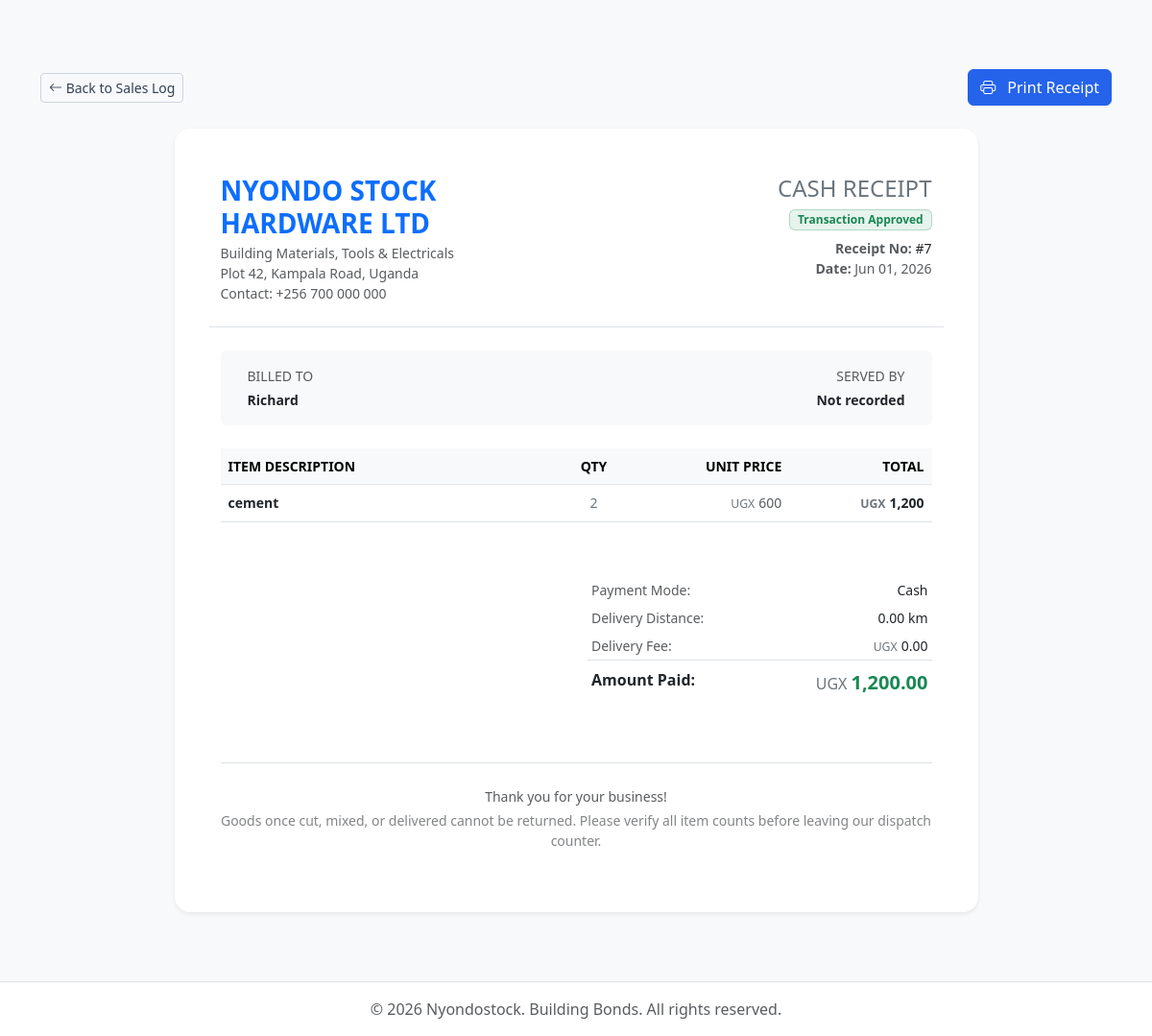
Screenshot of /receipt/7/ with the database file from the repository.
### finance/models.py (models this page shows, shortened)
class Sale(models.Model):
    staff = models.ForeignKey(
        Staff,
        on_delete=models.SET_NULL,
        null=True,
        blank=True,
        related_name='sales',
        db_column='customer_id'
    )
    customer_name = models.CharField(max_length=255, null=True, blank=True)
    stock = models.ForeignKey(Stock, on_delete=models.SET_NULL, null=True)
    quantity_sold = models.IntegerField()
    delivery_distance = models.DecimalField(max_digits=6, decimal_places=2, default=Decimal('0.00'), null=True, blank=True)
    delivery_fee = models.DecimalField(max_digits=20, decimal_places=2, default=Decimal('0.00'))
    date = models.DateField(auto_now_add=True)
    unit_price = models.DecimalField(max_digits=20, decimal_places=2, null=True, blank=True)
    expense_amount = models.DecimalField(max_digits=20, decimal_places=2, default=Decimal('0.00'))
    net_profit = models.DecimalField(max_digits=20, decimal_places=2, default=Decimal('0.00'))
    @property
    def total_revenue(self):
        return (self.unit_price or Decimal('0.00')) * Decimal(self.quantity_sold or 0)
    @property
    def total_amount_due(self):
        return self.total_revenue + (self.delivery_fee or Decimal('0.00'))

### stock/models.py (models this page shows, shortened)
class Stock(models.Model):
    STOCK_CHOICES = [
      ('hammers', 'Hammers'),
      ('nails', 'Nails'),
      ('iron sheets', 'Iron Sheets'),
      ('cement', 'Cement'),
      ('toolbox','Toolbox'),
      ('timber', 'Timber'),
      ('wire mesh', 'Wire Mesh'),
    ]
    name = models.CharField(max_length=25, choices=STOCK_CHOICES)
    quantity = models.IntegerField()
    date = models.DateTimeField(auto_now_add=True)
    unit_cost = models.DecimalField(max_digits=20, decimal_places=2)
    total_cost = models.DecimalField(max_digits=20, decimal_places=2)
    is_on_credit = models.BooleanField(default=False)
    is_paid = models.BooleanField(default=False)
    low_stock_threshold = models.IntegerField(default=5)
    unit_price = models.DecimalField(max_digits=20, decimal_places=2, null=True, blank=True)
    is_deleted = models.BooleanField(default=False)
    objects = StockManager()  # Default manager - excludes deleted
    all_objects = models.Manager()  # Get all, including deleted

### finance/views.py (the view)
# urls.py: path('receipt/<int:pk>/', views.generate_receipt, name='generate_receipt'),
def generate_receipt(request,pk):
    sale = get_object_or_404(Sale, pk=pk)
    return render(request, 'store/receipt.html', {'sale': sale})
    return render(request, 'store/receipt.html', {'sale': sale})

### stock/context_processors.py (called while the page is built)
def low_stock_alerts(request):
    alert_count = 0
    if request.user.is_authenticated:
        alert_count = Stock.objects.filter(quantity__lte=F('low_stock_threshold')).count()
    return {
        'low_stock_count': alert_count
    }

### templates/store/receipt.html (shortened to what this page needs)
{% extends 'base.html' %}
{% load humanize %}
{% block content %}
<div class="container my-5">
    <div class="d-flex justify-content-between align-items-center mb-4 no-print">
        <a href="{% url 'sales_list' %}" class="btn btn-outline-secondary btn-sm">
            <i class="bi bi-arrow-left"></i> Back to Sales Log
        </a>
        <button onclick="window.print();" class="btn btn-primary">
            <i class="bi bi-printer me-2"></i> Print Receipt
        </button>
    </div>
    <div class="card shadow-sm border-light mx-auto col-12 col-lg-9">
        <div class="card-body p-4 p-md-5">
            <div class="row border-bottom pb-4 mb-4">
                <div class="col-sm-6 text-center text-sm-start mb-3 mb-sm-0">
                    <h3 class="fw-bold text-primary mb-1">NYONDO STOCK HARDWARE LTD</h3>
                    <p class="text-muted small mb-0">
                        Building Materials, Tools & Electricals<br>
                        Plot 42, Kampala Road, Uganda<br>
                        Contact: +256 700 000 000
                    </p>
                </div>
                <div class="col-sm-6 text-center text-sm-end">
                    <h4 class="text-uppercase fw-normal text-secondary mb-1">CASH RECEIPT</h4>
                    <span class="badge bg-success text-success bg-opacity-10 border border-success border-opacity-25 mb-2">Transaction Approved</span>
                    <ul class="list-unstyled small text-muted mb-0">
                        <li><strong>Receipt No:</strong> <span class="text-dark fw-medium">#{{ sale.id }}</span></li>
                        <li><strong>Date:</strong> {{ sale.date|date:"M d, Y" }}</li>
                    </ul>
                </div>
            </div>
            <div class="row mb-4 bg-light p-3 rounded mx-0">
                <div class="col-6 small">
                    <span class="text-muted text-uppercase d-block mb-1">Billed To</span>
                    <strong class="text-dark">
                        {{ sale.customer_name|default:'Walk-in Customer' }}
                    </strong>
                </div>
                <div class="col-6 text-end small">
                    <span class="text-muted text-uppercase d-block mb-1">Served By</span>
                    <strong class="text-dark">
                        {% if sale.staff and sale.staff.user %}
                            {{ sale.staff.user.get_full_name|default:sale.staff.user.username }}
                        {% else %}
                            Not recorded
                        {% endif %}
                    </strong>
                </div>
            </div>
            <div class="table-responsive mb-4">
                <table class="table align-middle">
                    <thead class="table-light text-uppercase small text-muted">
                        <tr>
                            <th style="width: 45%;">Item Description</th>
                            <th class="text-center" style="width: 15%;">Qty</th>
                            <th class="text-end" style="width: 20%;">Unit Price</th>
                            <th class="text-end" style="width: 20%;">Total</th>
                        </tr>
                    </thead>
                    <tbody class="small">
                        <tr>
                            <td>
                                <span class="fw-semibold text-dark d-block">{{ sale.stock.name }}</span>
                            </td>
                            <td class="text-center fw-medium text-secondary">
                                {{ sale.quantity_sold }}
                            </td>
                            <td class="text-end text-muted">
                                <span class="small text-secondary me-1">UGX</span>{{ sale.unit_price|floatformat:0|intcomma }}
                            </td>
                            <td class="text-end fw-semibold text-dark">
                                <span class="small text-secondary me-1">UGX</span>{{ sale.total_revenue|floatformat:0|intcomma }}
                            </td>
                        </tr>
                    </tbody>
                </table>
            </div>
            <div class="row justify-content-end pt-3">
                <div class="col-md-6 col-sm-8">
                    <table class="table table-sm table-borderless small">
                        <tbody>
                            <tr>
                                <td class="text-muted">Payment Mode:</td>
                                <td class="text-end fw-medium text-dark">Cash</td>
                            </tr>
                            <tr>
                                <td class="text-muted">Delivery Distance:</td>
                                <td class="text-end fw-medium text-dark">{{ sale.delivery_distance|floatformat:2 }} km</td>
                            </tr>
                            <tr>
                                <td class="text-muted">Delivery Fee:</td>
                                <td class="text-end fw-medium text-dark">
                                    <span class="small text-secondary me-1">UGX</span>{{ sale.delivery_fee|floatformat:"2"|intcomma }}
                                </td>
                            </tr>
                            <tr class="border-top">
                                <td class="fs-6 fw-bold text-dark pt-2">Amount Paid:</td>
                                <td class="fs-5 fw-bold text-success text-end pt-2">
                                    <span class="fs-6 fw-normal text-secondary me-1">UGX</span>{{ sale.total_amount_due|floatformat:"2"|intcomma }}
                                </td>
                            </tr>
                        </tbody>
                    </table>
                </div>
            </div>
            <div class="text-center border-top pt-4 mt-5">
                <p class="text-muted small mb-1 fw-medium">Thank you for your business!</p>
                <p class="text-muted opacity-75 small">Goods once cut, mixed, or delivered cannot be returned. Please verify all item counts before leaving our dispatch counter.</p>
            </div>
        </div>
    </div>
</div>
{% endblock %}

### static/css/app.css (style rules this page uses)
:root { color-scheme: light; font-family: Inter, system-ui, -apple-system, BlinkMacSystemFont, "Segoe UI", sans-serif; }
html { scroll-behavior: smooth; }
body { min-height: 100vh; background: #f4f6f9; color: #1f2937; }
.card { border: 0; border-radius: 1rem; }
.btn-primary { background-color: #2563eb; border-color: #2563eb; }
.btn-outline-secondary { color: #334155; border-color: #cbd5e1; }
.table thead th { border-bottom: 1px solid rgba(15, 23, 42, 0.08); }

### rows the page displays
Sale: id "7", date "Jun 01, 2026", customer_name "Richard", stock.name "cement", quantity_sold "2", unit_price "600", total_revenue "1,200", delivery_distance "0.00", delivery_fee "0.00", total_amount_due "1,200.00"
